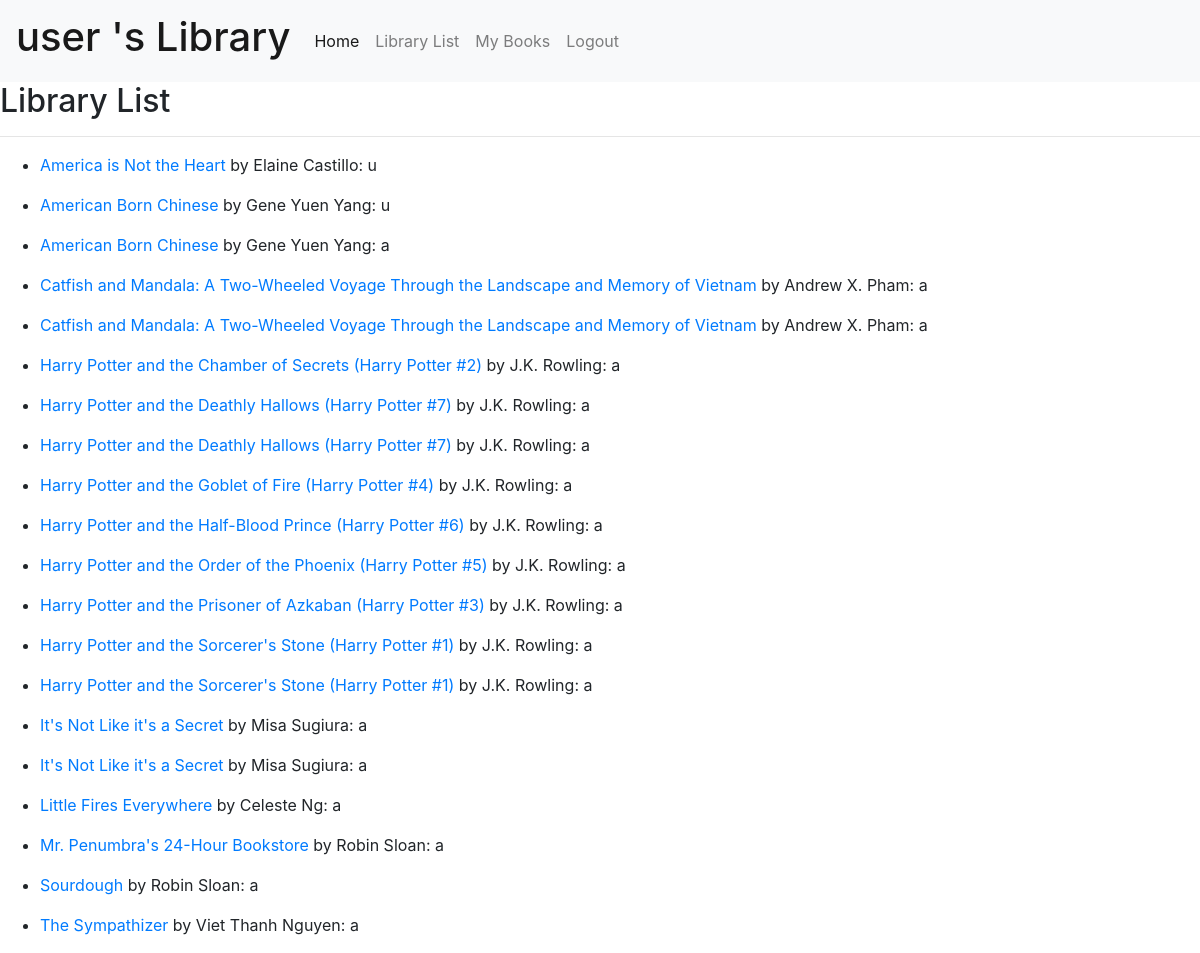
Page /listbooks/ (signed in) on the committed database.
### lib_app/models.py (models this page shows, shortened)
class Book(models.Model):
    author = models.CharField(max_length = 200)
    title = models.CharField(max_length = 200)
    desp = models.TextField(max_length = 2000, blank=True)
    LOAN_STATUS = (
        ('a', 'available'),
        ('u', 'unavailable'),
    )
    status = models.CharField(
        max_length = 1,
        choices = LOAN_STATUS,
        blank = True,
        default = 'a',
        help_text= 'book availability',
    )
    class Meta:
        ordering = ['title']

### lib_app/views.py (the view)
# urls.py: path('listbooks/',views.list_books, name="list_books"),
def list_books(request):
    books = Book.objects.all()
    context = {
            'books':books,
        }
    return render(request,"lib_app/list_books.html", context=context)

### templates/lib_app/list_books.html
{% extends 'base.html' %}
{% block content %}
<div class="POST">
    <h2> Library List </h2>
    <hr>
    {% for book in books %}
        <ul>
            <li><a href="{% url 'book_details' book.id %}">{{ book.title }}</a> by {{ book.author }}: {{ book.status }}
            </li>
        </ul>
    {% endfor %}
</div>
{% endblock %}

### templates/base.html (shortened to what this page needs)
{% load static %}
<!DOCTYPE html>
<html lang="en">
<head>
    <link rel="stylesheet" href="{% static 'static/bootstrap_css/bootstrap.min.css'%}">
    <link rel="stylesheet" href="{% static 'static/css/style.css'%}">
</head>
<body>
    {% if user.is_authenticated %}
    <nav class="navbar navbar-expand-lg navbar-light bg-light">
        <a class="navbar-brand" href="{% url 'home' %}"><h1>{{ user.first_name }} 's Library </h1></a>
        <div class="collapse navbar-collapse" id="navbarNav">
          <ul class="navbar-nav">
            <li class="nav-item active">
              <a class="nav-link" href="{% url 'home' %}">Home <span class="sr-only">(current)</span></a>
            </li>
            <li class="nav-item">
              <a class="nav-link" href="{% url 'list_books' %}"> Library List </a>
            </li>
            <li class="nav-item">
              <a class="nav-link" href="{% url 'my_books' %}"> My Books </a>
            </li>
            <li class="nav-item">
              <a class="nav-link" href="{% url 'logout' %}">Logout </a>
            </li>
    </nav>
  {% endif %}
    {% block content %}
    {% endblock %}
</body>
</html>

### rows in the picture
Book: title "America is Not the Heart", author "Elaine Castillo", status "u"
Book: title "American Born Chinese", author "Gene Yuen Yang", status "u"
Book: title "American Born Chinese", author "Gene Yuen Yang", status "a"
Book: title "Catfish and Mandala: A Two-Wheeled Voyage Through the Landscape and Memory of Vietnam", author "Andrew X. Pham", status "a"
Book: title "Catfish and Mandala: A Two-Wheeled Voyage Through the Landscape and Memory of Vietnam", author "Andrew X. Pham", status "a"
Book: title "Harry Potter and the Chamber of Secrets (Harry Potter #2)", author "J.K. Rowling", status "a"
Book: title "Harry Potter and the Deathly Hallows (Harry Potter #7)", author "J.K. Rowling", status "a"
Book: title "Harry Potter and the Deathly Hallows (Harry Potter #7)", author "J.K. Rowling", status "a"
Book: title "Harry Potter and the Goblet of Fire (Harry Potter #4)", author "J.K. Rowling", status "a"
Book: title "Harry Potter and the Half-Blood Prince (Harry Potter #6)", author "J.K. Rowling", status "a"
Book: title "Harry Potter and the Order of the Phoenix (Harry Potter #5)", author "J.K. Rowling", status "a"
Book: title "Harry Potter and the Prisoner of Azkaban (Harry Potter #3)", author "J.K. Rowling", status "a"
Book: title "Harry Potter and the Sorcerer's Stone (Harry Potter #1)", author "J.K. Rowling", status "a"
Book: title "Harry Potter and the Sorcerer's Stone (Harry Potter #1)", author "J.K. Rowling", status "a"
Book: title "It's Not Like it's a Secret", author "Misa Sugiura", status "a"
Book: title "It's Not Like it's a Secret", author "Misa Sugiura", status "a"
Book: title "Little Fires Everywhere", author "Celeste Ng", status "a"
Book: title "Mr. Penumbra's 24-Hour Bookstore", author "Robin Sloan", status "a"
Book: title "Sourdough", author "Robin Sloan", status "a"
Book: title "The Sympathizer", author "Viet Thanh Nguyen", status "a"

### other values in the picture
{{ user.first_name }} "user"
